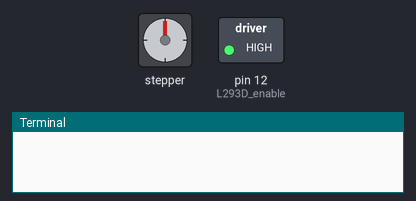
Bench run of a program on a simulated Raspberry Pi (header pin numbers). Parts: stepper motor, switched loads named in the program (green lamp = pin HIGH), the last lines printed to the terminal. The stepper is drawn at 2048 steps a turn; pins used as bus, display or sensor lines are not drawn. At 14.5 s the program stops and its outputs stay as they are.

Above: at 0.15 s.
At 3.75 s:
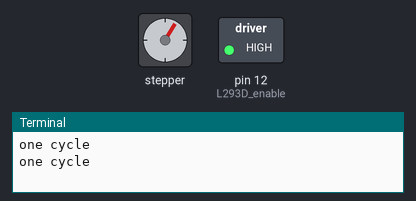
At 7.36 s:
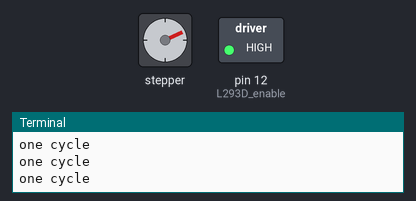
At 14.6 s:
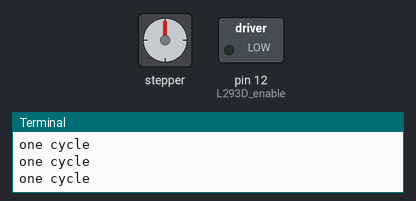
Timing chart, 0 to 16.0 s (numbered marks = the images above):
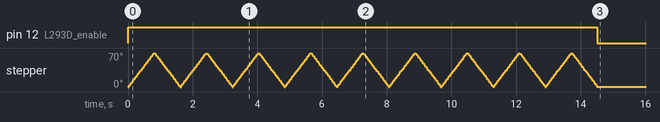

The program:

02_08_stepmotor.py
```python
# sample code for LinkedIn Learning q2-08 Stepper Motor
# assumes L293D driver and 28BYJ-48 motor

import RPi.GPIO as GPIO
import time

GPIO.setmode(GPIO.BOARD)

L293D_enable = 12
L293D_1A = 7
L293D_2A = 11
L293D_3A = 18
L293D_4A = 16

# set up output pins
pin_list = [L293D_1A, L293D_2A, L293D_3A, L293D_4A]
GPIO.setup(pin_list, GPIO.OUT)

# enable chip
GPIO.setup(L293D_enable, GPIO.OUT)
GPIO.output(L293D_enable, 1)

# The steps to turning the motor. "1" turns the coil on
# either sequence works
# turn_clockwise = [(1,0,1,0),(0,1,1,0),(0,1,0,1),(1,0,0,1)]
turn_clockwise = [(0,1,0,0), (0,1,0,1), (0,0,0,1), (1,0,0,1), (1,0,0,0), (1,0,1,0), (0,0,1,0), (0,1,1,0)]
turn_counterCW = turn_clockwise[::-1] # reverse the order of the list

def turnTheMotor(delay, steps, coilSequence):
    for i in range(0, steps):
        for coil_onoff in coilSequence:
            GPIO.output(pin_list, coil_onoff)
            time.sleep(delay)

delay = .001 # .001 is fast. .01 is slow. .0001 is too fast to work
steps = 100 # 512 is a full rotation. 10 just jitters

for theCycle in range(1,10):
  turnTheMotor(delay, steps, turn_clockwise)
  turnTheMotor(delay, steps, turn_counterCW)
  print("one cycle")

GPIO.cleanup()
```

Measured:
- by itself, pin 12 (L293D_enable): LOW → HIGH at 0.00 s, → LOW 14.5 s later
- by itself, stepper: turns 70° clockwise in 0.78 s, then 70° counter-clockwise in 0.80 s, repeating every 1.6 s
